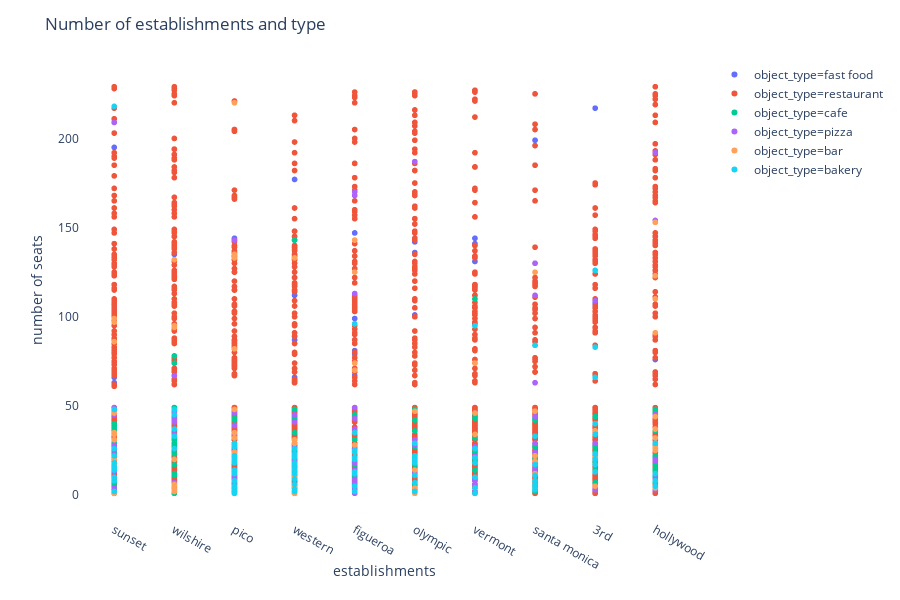

Write notebook code for a chart like this one.
### Code cell
fig = px.scatter(estab_top_streets, x="address_clean", y="number",
                 color = 'object_type'
                )
fig.update_layout(
    showlegend=True,
    plot_bgcolor="white"
)
fig.update_layout(
    title="Number of establishments and type",
    xaxis_title="establishments",
    yaxis_title="number of seats",
    )
fig.show()

### Figure 1 — Plotly figure (JSON) as saved in the notebook; plotly's stock layout.template omitted (floating-point values rounded to 4 significant figures; data arrays with more than 128 entries replaced by an {"elided": "..."} marker saying what was removed)
{"data": [{"hoverlabel": {"namelength": 0}, "hovertemplate": "object_type=fast food<br>address_clean=%{x}<br>number=%{y}", "legendgroup": "object_type=fast food", "marker": {"color": "#636efa", "symbol": "circle"}, "mode": "markers", "name": "object_type=fast food", "showlegend": true, "type": "scattergl", "x": {"elided": "302 str values"}, "xaxis": "x", "y": {"elided": "302 int values"}, "yaxis": "y"}, {"hoverlabel": {"namelength": 0}, "hovertemplate": "object_type=restaurant<br>address_clean=%{x}<br>number=%{y}", "legendgroup": "object_type=restaurant", "marker": {"color": "#EF553B", "symbol": "circle"}, "mode": "markers", "name": "object_type=restaurant", "showlegend": true, "type": "scattergl", "x": {"elided": "2511 str values"}, "xaxis": "x", "y": {"elided": "2511 int values"}, "yaxis": "y"}, {"hoverlabel": {"namelength": 0}, "hovertemplate": "object_type=cafe<br>address_clean=%{x}<br>number=%{y}", "legendgroup": "object_type=cafe", "marker": {"color": "#00cc96", "symbol": "circle"}, "mode": "markers", "name": "object_type=cafe", "showlegend": true, "type": "scattergl", "x": {"elided": "145 str values"}, "xaxis": "x", "y": {"elided": "145 int values"}, "yaxis": "y"}, {"hoverlabel": {"namelength": 0}, "hovertemplate": "object_type=pizza<br>address_clean=%{x}<br>number=%{y}", "legendgroup": "object_type=pizza", "marker": {"color": "#ab63fa", "symbol": "circle"}, "mode": "markers", "name": "object_type=pizza", "showlegend": true, "type": "scattergl", "x": ["sunset", "sunset", "sunset", "sunset", "sunset", "sunset", "sunset", "sunset", "sunset", "sunset", "sunset", "sunset", "sunset", "sunset", "sunset", "sunset", "sunset", "sunset", "wilshire", "wilshire", "wilshire", "wilshire", "wilshire", "wilshire", "wilshire", "wilshire", "wilshire", "wilshire", "wilshire", "pico", "pico", "pico", "pico", "pico", "pico", "pico", "pico", "pico", "pico", "pico", "pico", "pico", "pico", "pico", "pico", "pico", "pico", "western", "western", "western", "western", "western", "western", "western", "western", "western", "western", "western", "western", "figueroa", "figueroa", "figueroa", "figueroa", "figueroa", "figueroa", "figueroa", "figueroa", "figueroa", "figueroa", "figueroa", "figueroa", "figueroa", "figueroa", "figueroa", "olympic", "olympic", "olympic", "olympic", "olympic", "vermont", "vermont", "vermont", "vermont", "vermont", "vermont", "vermont", "vermont", "santa monica", "santa monica", "santa monica", "santa monica", "santa monica", "santa monica", "santa monica", "santa monica", "santa monica", "santa monica", "santa monica", "santa monica", "3rd", "3rd", "3rd", "3rd", "3rd", "3rd", "3rd", "3rd", "hollywood", "hollywood", "hollywood", "hollywood", "hollywood", "hollywood", "hollywood", "hollywood", "hollywood", "hollywood", "hollywood"], "xaxis": "x", "y": [3, 48, 209, 13, 20, 27, 19, 20, 14, 14, 28, 49, 45, 47, 25, 4, 26, 27, 41, 67, 34, 48, 43, 42, 37, 7, 42, 46, 7, 2, 20, 46, 7, 5, 14, 34, 11, 1, 24, 7, 22, 143, 39, 13, 9, 47, 26, 13, 27, 23, 45, 9, 23, 27, 12, 41, 22, 14, 19, 27, 18, 7, 1, 14, 9, 26, 168, 4, 113, 170, 43, 37, 49, 12, 12, 31, 12, 28, 187, 8, 22, 9, 10, 46, 6, 2, 27, 112, 130, 44, 18, 24, 17, 6, 29, 13, 22, 63, 15, 23, 3, 109, 3, 3, 29, 5, 23, 45, 19, 26, 3, 4, 192, 154, 29, 20, 9, 4], "yaxis": "y"}, {"hoverlabel": {"namelength": 0}, "hovertemplate": "object_type=bar<br>address_clean=%{x}<br>number=%{y}", "legendgroup": "object_type=bar", "marker": {"color": "#FFA15A", "symbol": "circle"}, "mode": "markers", "name": "object_type=bar", "showlegend": true, "type": "scattergl", "x": ["sunset", "sunset", "sunset", "sunset", "sunset", "sunset", "sunset", "sunset", "sunset", "sunset", "sunset", "sunset", "sunset", "sunset", "wilshire", "wilshire", "wilshire", "wilshire", "wilshire", "wilshire", "wilshire", "wilshire", "wilshire", "wilshire", "pico", "pico", "pico", "pico", "pico", "pico", "pico", "pico", "pico", "pico", "pico", "pico", "western", "western", "western", "western", "western", "western", "figueroa", "figueroa", "figueroa", "figueroa", "figueroa", "figueroa", "figueroa", "olympic", "olympic", "olympic", "olympic", "olympic", "olympic", "olympic", "vermont", "vermont", "vermont", "santa monica", "santa monica", "santa monica", "santa monica", "santa monica", "santa monica", "3rd", "3rd", "3rd", "3rd", "3rd", "hollywood", "hollywood", "hollywood", "hollywood", "hollywood", "hollywood", "hollywood", "hollywood", "hollywood", "hollywood", "hollywood", "hollywood"], "xaxis": "x", "y": [35, 1, 31, 35, 8, 34, 47, 48, 46, 17, 99, 97, 20, 86, 48, 20, 5, 132, 2, 95, 6, 5, 3, 94, 133, 24, 135, 32, 8, 20, 23, 220, 82, 35, 5, 48, 31, 29, 5, 1, 10, 133, 35, 74, 70, 143, 28, 12, 125, 14, 20, 1, 47, 1, 2, 4, 74, 46, 34, 4, 22, 125, 19, 12, 47, 23, 36, 21, 5, 13, 37, 4, 110, 123, 91, 44, 25, 37, 153, 27, 26, 32], "yaxis": "y"}, {"hoverlabel": {"namelength": 0}, "hovertemplate": "object_type=bakery<br>address_clean=%{x}<br>number=%{y}", "legendgroup": "object_type=bakery", "marker": {"color": "#19d3f3", "symbol": "circle"}, "mode": "markers", "name": "object_type=bakery", "showlegend": true, "type": "scattergl", "x": ["sunset", "sunset", "sunset", "sunset", "sunset", "sunset", "sunset", "sunset", "sunset", "sunset", "sunset", "sunset", "sunset", "wilshire", "wilshire", "wilshire", "wilshire", "wilshire", "pico", "pico", "pico", "pico", "pico", "pico", "pico", "pico", "pico", "pico", "pico", "pico", "pico", "western", "western", "western", "western", "western", "western", "western", "western", "western", "western", "western", "western", "western", "western", "figueroa", "figueroa", "figueroa", "figueroa", "figueroa", "figueroa", "figueroa", "figueroa", "figueroa", "figueroa", "olympic", "olympic", "olympic", "olympic", "olympic", "olympic", "olympic", "olympic", "vermont", "vermont", "vermont", "vermont", "vermont", "vermont", "vermont", "vermont", "vermont", "santa monica", "santa monica", "santa monica", "santa monica", "santa monica", "santa monica", "santa monica", "santa monica", "santa monica", "santa monica", "3rd", "3rd", "3rd", "3rd", "3rd", "3rd", "3rd", "3rd", "3rd", "3rd", "3rd", "hollywood", "hollywood", "hollywood", "hollywood"], "xaxis": "x", "y": [48, 8, 218, 2, 22, 18, 10, 14, 15, 26, 16, 10, 8, 37, 48, 26, 33, 45, 22, 18, 1, 5, 28, 3, 8, 19, 21, 12, 27, 14, 29, 14, 12, 18, 21, 2, 15, 23, 23, 26, 22, 17, 6, 9, 3, 2, 5, 20, 12, 25, 96, 24, 35, 13, 21, 29, 18, 7, 22, 2, 20, 20, 11, 21, 10, 26, 95, 26, 18, 26, 4, 1, 84, 3, 8, 4, 17, 6, 8, 33, 3, 11, 83, 40, 13, 126, 17, 66, 23, 34, 13, 17, 20, 5, 8, 29, 12], "yaxis": "y"}], "layout": {"height": 600, "legend": {"tracegroupgap": 0}, "margin": {"t": 60}, "plot_bgcolor": "white", "showlegend": true, "title": {"text": "Number of establishments and type"}, "xaxis": {"anchor": "y", "domain": [0, 0.98], "title": {"text": "establishments"}}, "yaxis": {"anchor": "x", "domain": [0, 1], "title": {"text": "number of seats"}}}}
